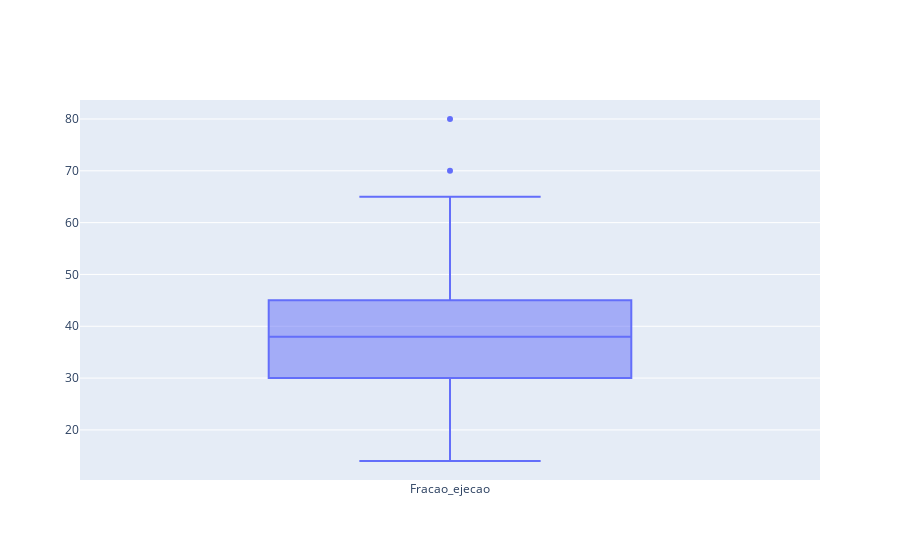

The notebook cell this image was saved under:
### Code cell
trace1 = go.Box(y=df["Fracao_ejecao"],name="Fracao_ejecao")


data = [trace1]
iplot(data)

### Figure 1 — Plotly figure (JSON) as saved in the notebook; plotly's stock layout.template omitted (floating-point values rounded to 4 significant figures; data arrays with more than 128 entries replaced by an {"elided": "..."} marker saying what was removed)
{"data": [{"name": "Fracao_ejecao", "type": "box", "y": {"elided": "299 int values"}}], "layout": {}}
